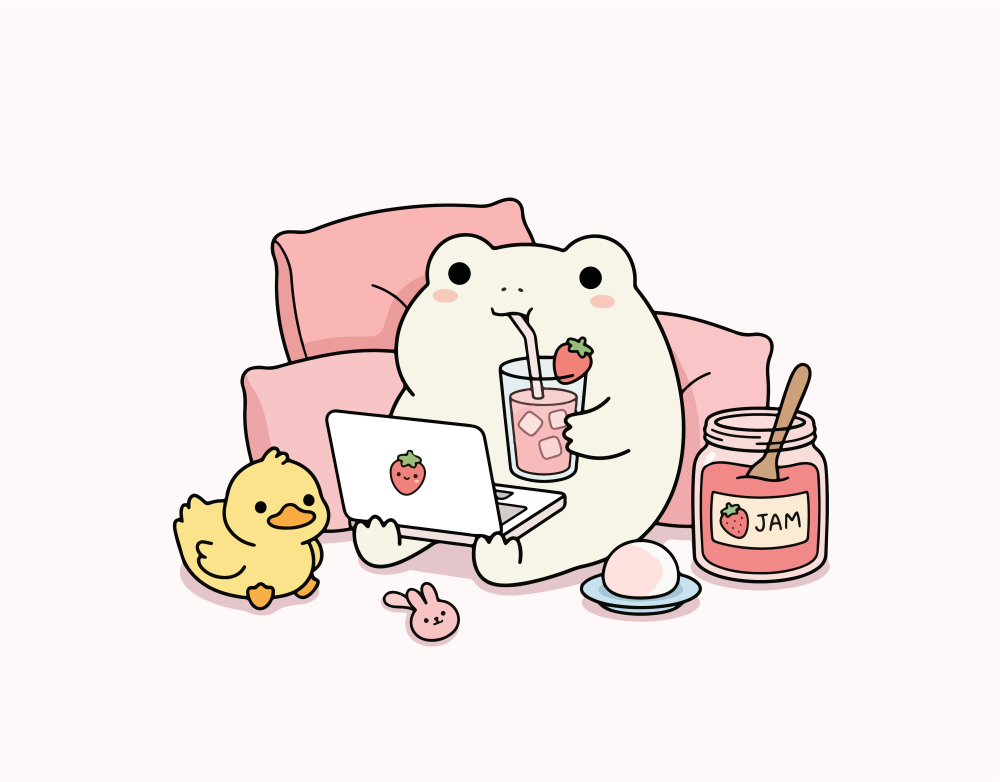
#> input picture Module 2/alghozy-Zy2Df1hdguo-unsplash.jpg, 4000 x 3127 px (shown at 1/4 size)
$ python 'Cropping And Color Conversions.py'
#> lines starting #> are read from the running program, lines starting #| are printed output that depends on the picture
import cv2
import matplotlib.pyplot as plt
image = cv2.imread("alghozy-Zy2Df1hdguo-unsplash.jpg")
#> image is the input picture: shape (3127, 4000, 3); mean B, G, R 230.3, 233.1, 243.7
image_rgb = cv2.cvtColor(image, cv2.COLOR_BGR2RGB)
plt.imshow(image_rgb)
plt.title("RGB Image")
plt.show()
gray_image = cv2.cvtColor(image, cv2.COLOR_BGR2GRAY)
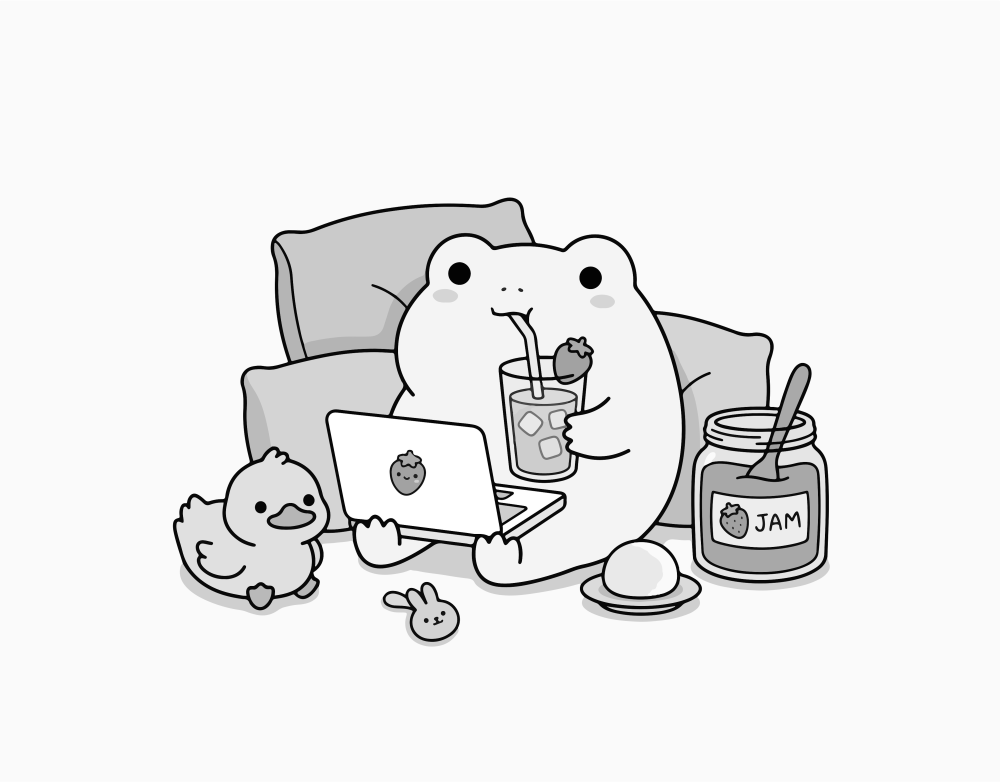
#> gray_image: shape (3127, 4000) (shown at 1/4 size); min 0, max 255, mean 236.1
plt.imshow(gray_image, cmap='gray')
plt.title("Grayscale Image")
plt.show()
cropped_image = image[100:300, 200:400]
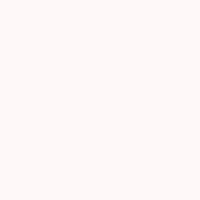
#> cropped_image: shape (200, 200, 3); mean B, G, R 248, 248, 254
cropped_rgb = cv2.cvtColor(cropped_image, cv2.COLOR_BGR2RGB)
plt.imshow(cropped_rgb)
plt.title("Cropped Region")
plt.show()
